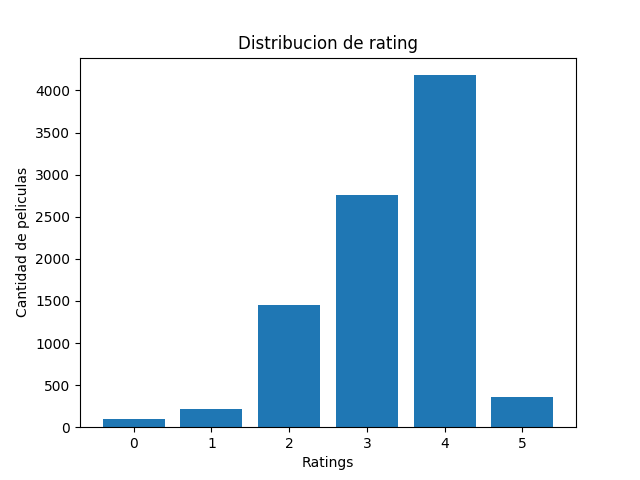

The Python source for this figure:
import pandas as pd
import os
import matplotlib.pyplot as plt
import numpy as np

doc_zip = 'movies.zip'
movies_csv = 'movies.csv'
ratings_csv = 'ratings.csv'
rutazip = 'ml-latest-small'

movie_names = ['movie_id', 'title', 'genres']
rating_names = ['user_id', 'movie_id', 'rating', 'timestamp']

# Reading the files needed for this analysis
movies = pd.read_csv(
    rutazip +'/'+ movies_csv,
    sep=',',
    names=movie_names)
ratings = pd.read_csv(
    rutazip +'/'+ ratings_csv,
    sep=',',
    names=rating_names)


rated_movies = pd.merge(movies, ratings, on='movie_id')
rated_movies = rated_movies.sort_values('rating', ascending=False)
# ['movie_id', 'title', 'genres', 'user_id', 'rating', 'timestamp']

rated_movies['rating'] = pd.to_numeric(rated_movies['rating'][1:100005])
grouped = rated_movies.groupby('title').mean()
kgrouped = grouped.to_dict()['rating']
#print(grouped)

dic={}
for s in kgrouped.values():
	s = round(s)
	if(s.is_integer()):
		dic[int(s)] = dic.get(s, 0) + 1

val=list(dic.values())
mx=max(val)
val_mx = []
for i in val:
	val_mx.append(i/mx)
key=list(dic.keys())

#print(val)
#print(val_mx)
#print(key)
plt.bar(key,val)
plt.title('Distribucion de rating')
plt.xlabel('Ratings');
plt.ylabel('Cantidad de peliculas');
#plt.hist([1, 2, 1])
plt.show()

top5 = grouped.sort_values('rating', ascending=False)[0:5]
print(top5)
